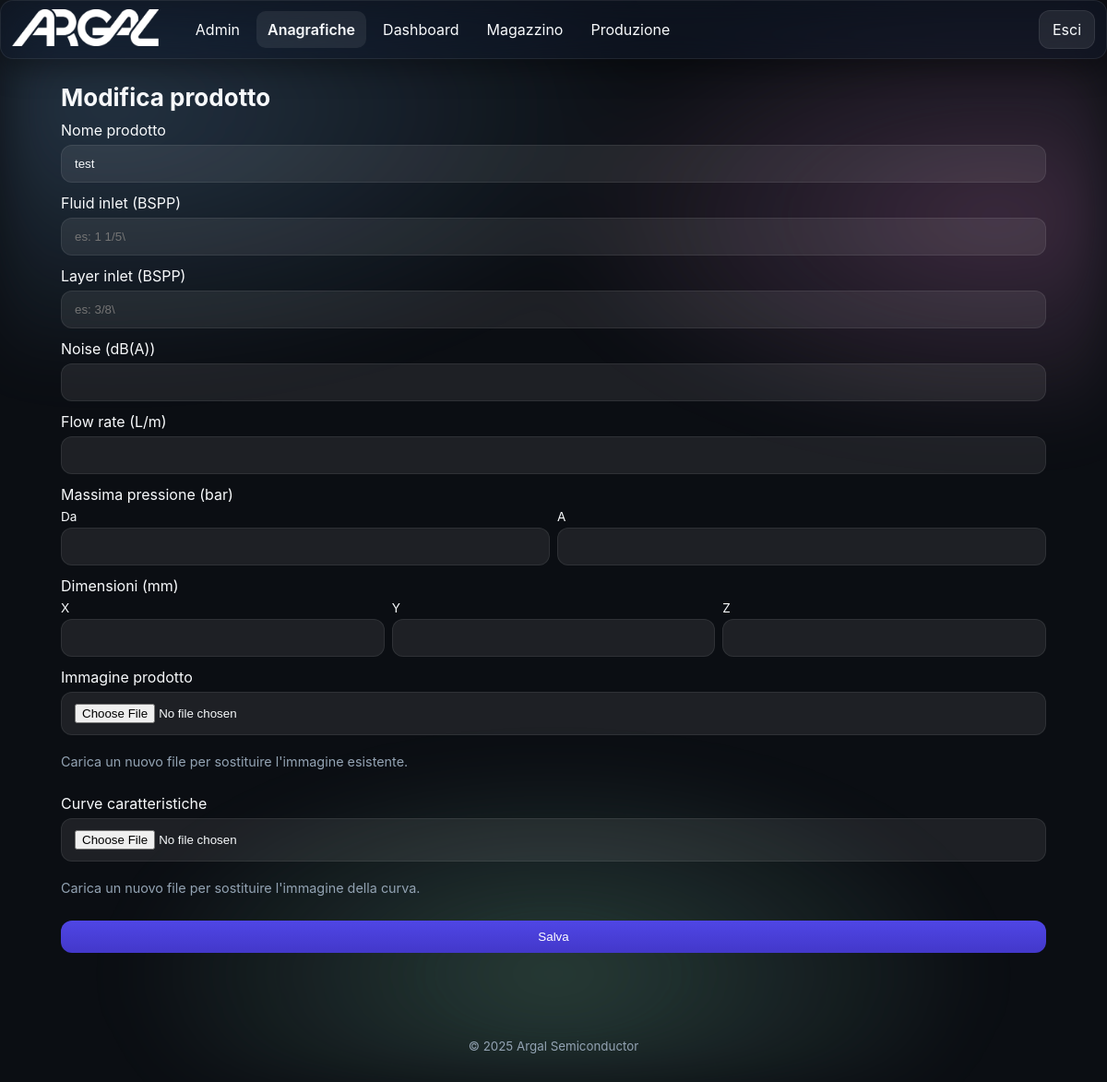
The app's page /products/1/edit (signed in) with its own data.
### app/models.py (models this page shows)
class TimestampMixin(db.Model):
    __abstract__ = True
    created_at = db.Column(db.DateTime, default=datetime.utcnow)
    updated_at = db.Column(db.DateTime, default=datetime.utcnow, onupdate=datetime.utcnow)

class Module(TimestampMixin):
    __tablename__ = 'modules'
    id = db.Column(db.Integer, primary_key=True)
    name = db.Column(db.String(100), unique=True, nullable=False)
    slug = db.Column(db.String(100), unique=True, nullable=False)
    endpoint = db.Column(db.String(120), unique=True, nullable=False)
    enabled = db.Column(db.Boolean, default=True)
    icon = db.Column(db.String(100), default='cube')

class Product(TimestampMixin):
    __tablename__ = 'products'
    id = db.Column(db.Integer, primary_key=True)
    name = db.Column(db.String(200), nullable=False)
    description = db.Column(db.Text)
    revision = db.Column(db.Integer, default=1)
    revisionabile = db.Column(db.Boolean, default=False)
    image_filename = db.Column(db.String(200))
    flow_rate = db.Column(db.Float)
    max_pressure = db.Column(db.Float)
    dimension_x = db.Column(db.Float)
    dimension_y = db.Column(db.Float)
    dimension_z = db.Column(db.Float)
    quantity_in_stock = db.Column(db.Float, default=0)
    curve_image_filename = db.Column(db.String(200))
    fluid_in_let = db.Column(db.String(50))
    layer_in_lett = db.Column(db.String(50))
    noise = db.Column(db.Float)
    max_pressure_from = db.Column(db.Float)
    max_pressure_to = db.Column(db.Float)
    components = db.relationship('ProductComponent', backref='product', cascade='all, delete-orphan')
    bom_children = db.relationship('BOMLine',
                                   foreign_keys='BOMLine.padre_id',
                                   backref='padre',
                                   cascade='all, delete-orphan')
    bom_parents = db.relationship('BOMLine',
                                  foreign_keys='BOMLine.figlio_id',
                                  backref='figlio',
                                  cascade='all, delete-orphan')
    custom_values = db.relationship('CustomValue',
                                    primaryjoin="Product.id==CustomValue.product_id",
                                    backref='product',
                                    cascade='all, delete-orphan')

### app/blueprints/products/routes.py (the view, shortened to what this page needs)
@products_bp.route('/<int:id>/edit', methods=['GET', 'POST'])
@login_required
def edit(id: int):
    product = Product.query.get_or_404(id)
    return render_template('products/edit.html', product=product)

### app/models.py (called while the page is built)
@login_manager.user_loader
def load_user(user_id):
    try:
        return User.query.get(int(user_id))
    except Exception:
        return None

### app/templates/products/edit.html (shortened to what this page needs)
{% extends 'base.html' %}
{% block content %}
<section class="section">
  <h2 class="section-title">Modifica prodotto</h2>
  <form method="post" class="form" enctype="multipart/form-data">
    <label class="field"><span>Nome prodotto</span><input name="name" required value="{{ product.name }}"></label>
    <label class="field"><span>Fluid inlet (BSPP)</span>
      <input type="text" name="fluid_in_let" value="{{ product.fluid_in_let or '' }}" placeholder="es: 1 1/5\" BSPP">
    </label>
    <label class="field"><span>Layer inlet (BSPP)</span>
      <input type="text" name="layer_in_lett" value="{{ product.layer_in_lett or '' }}" placeholder="es: 3/8\" BSPP">
    </label>
    <label class="field"><span>Noise (dB(A))</span>
      <input type="number" step="any" name="noise" value="{{ product.noise if product.noise is not none else '' }}">
    </label>
    <label class="field"><span>Flow rate (L/m)</span>
      <input type="number" step="any" name="flow_rate" value="{{ product.flow_rate if product.flow_rate is not none else '' }}">
    </label>
    <div class="field">
      <span>Massima pressione (bar)</span>
      <div style="display:flex; gap:8px;">
        <label style="flex:1; display:flex; flex-direction:column;">
          <span style="font-size:0.85em; margin-bottom:4px;">Da</span>
          <input type="number" step="any" name="max_pressure_from" value="{{ product.max_pressure_from if product.max_pressure_from is not none else '' }}">
        </label>
        <label style="flex:1; display:flex; flex-direction:column;">
          <span style="font-size:0.85em; margin-bottom:4px;">A</span>
          <input type="number" step="any" name="max_pressure_to" value="{{ product.max_pressure_to if product.max_pressure_to is not none else '' }}">
        </label>
      </div>
    </div>
    <div class="field">
      <span>Dimensioni (mm)</span>
      <div style="display:flex; gap:8px;">
        <label style="flex:1; display:flex; flex-direction:column;">
          <span style="font-size:0.85em; margin-bottom:4px;">X</span>
          <input type="number" step="any" name="dimension_x" value="{{ product.dimension_x if product.dimension_x is not none else '' }}">
        </label>
        <label style="flex:1; display:flex; flex-direction:column;">
          <span style="font-size:0.85em; margin-bottom:4px;">Y</span>
          <input type="number" step="any" name="dimension_y" value="{{ product.dimension_y if product.dimension_y is not none else '' }}">
        </label>
        <label style="flex:1; display:flex; flex-direction:column;">
          <span style="font-size:0.85em; margin-bottom:4px;">Z</span>
          <input type="number" step="any" name="dimension_z" value="{{ product.dimension_z if product.dimension_z is not none else '' }}">
        </label>
      </div>
    </div>
    <div class="field">
      <span>Immagine prodotto</span>
      <input type="file" name="image" accept="image/*">
      <p class="muted" style="font-size:0.9em;">Carica un nuovo file per sostituire l'immagine esistente.</p>
    </div>
    <div class="field">
      <span>Curve caratteristiche</span>
      <input type="file" name="curve_image" accept="image/*">
      <p class="muted" style="font-size:0.9em;">Carica un nuovo file per sostituire l'immagine della curva.</p>
    </div>
    <button class="btn primary" type="submit">Salva</button>
  </form>
</section>
{% endblock %}

### app/templates/base.html (shortened to what this page needs)
<!doctype html>
<html lang="it" data-theme="dark">
<head>
  <link rel="stylesheet" href="{{ url_for('static', filename='css/styles.css') }}">
</head>
<body>
  <div class="bg-aurora"></div>
  {% if current_user.is_authenticated and not embedded %}
  <header class="app-header glass">
    <div class="brand">
      <a href="{{ url_for('dashboard.index') }}" class="brand-link" style="display:inline-block;">
        <img src="{{ url_for('static', filename='img/logo.png') }}" alt="Logo" class="logo">
      </a>
    </div>
    <nav class="nav-desktop">
      {% set cur_ep = request.endpoint or '' %}
      {% set detected_bp = (cur_ep.split('.')|first) %}
      {% set forced_bp = None %}
      {% if active_module is defined and active_module %}
        {% set forced_bp = active_module %}
      {% elif g is defined and g.active_module is defined and g.active_module %}
        {% set forced_bp = g.active_module %}
      {% endif %}
      {% set cur_bp = forced_bp if forced_bp else detected_bp %}
      {% for m in enabled_modules %}
        {% set mod_bp = (m.endpoint.split('.')|first) %}
        {% set is_active = (mod_bp == cur_bp) %}
        {% set display_name = 'Anagrafiche' if (m.slug == 'products' or m.name == 'Prodotti') else m.name %}
        <a class="nav-link{{ ' active' if is_active else '' }}" href="{{ url_for(m.endpoint) }}">{{ display_name }}</a>
      {% endfor %}
    </nav>
    <div class="header-actions">
      <a class="btn btn-ghost" href="{{ url_for('auth.logout') }}">Esci</a>
    </div>
  </header>
    {% set cur_ep = request.endpoint or '' %}
    {% set detected_bp = (cur_ep.split('.')|first) %}
    {% set forced_bp = None %}
    {% if active_module is defined and active_module %}
      {% set forced_bp = active_module %}
    {% elif g is defined and g.active_module is defined and g.active_module %}
      {% set forced_bp = g.active_module %}
    {% endif %}
    {% set cur_bp = forced_bp if forced_bp else detected_bp %}
  {% endif %}
  <main class="container">
    {% block content %}{% endblock %}
  </main>
  {% if not embedded %}
  <footer class="app-footer">
    <small>© {{ 2025 }} Argal Semiconductor</small>
  </footer>
  {% endif %}
</body>
</html>

### app/static/css/styles.css (style rules this page uses)
:root { --radius: 14px; --gap: 16px; --glass-bg: rgba(255,255,255,.10); --glass-stroke: rgba(255,255,255,.25); --text: #0b0b0c; --muted: #6b7280; --bg: #f6f7fb; --card: rgba(255,255,255,.6); --shadow: 0 10px 30px rgba(2,6,23,.15); }
html[data-theme='dark'] { --glass-bg: rgba(17,25,40,.50); --glass-stroke: rgba(255,255,255,.08); --text: #f8fafc; --muted: #93a3b3; --bg: #0b0e13; --card: rgba(255,255,255,.08); --shadow: 0 10px 30px rgba(0,0,0,.35); color-scheme: dark light; }
* { box-sizing:border-box; }
html,body { height:100%; }
body { margin:0; font-family: -apple-system, BlinkMacSystemFont, "Segoe UI", Roboto, Inter, "Helvetica Neue", Arial, "Apple Color Emoji","Segoe UI Emoji", "Segoe UI Symbol"; color: var(--text); background: var(--bg); }
.container { max-width:1100px; margin: 90px auto 60px; padding: 0 16px; }
.bg-aurora { position: fixed; inset: 0; background: radial-gradient(1200px 600px at 10% 10%, #8ec5ff33 0%, transparent 50%), radial-gradient(1000px 500px at 90% 20%, #ffa3e533 0%, transparent 50%), radial-gradient(1200px 600px at 50% 90%, #a7f3d033 0%, transparent 40%); filter: blur(30px) saturate(120%); animation: float 16s linear infinite alternate; z-index: -1; }
.glass { background: var(--glass-bg); border: 1px solid var(--glass-stroke); backdrop-filter: blur(14px) saturate(140%); -webkit-backdrop-filter: blur(14px) saturate(140%); border-radius: var(--radius); box-shadow: var(--shadow); }
.app-header { position: fixed; top: 0; left: 0; right: 0; height: 64px; display:flex; align-items:center; gap:16px; padding: 0 12px; z-index: 1000; }
.brand { display:flex; align-items:center; gap:10px; }
.brand .logo { height: 40px; width: auto; }
.nav-desktop { margin-left: 12px; display:none; gap:6px; }
.nav-desktop .nav-link { display:inline-flex; align-items:center; gap:8px; padding:10px 12px; border-radius: 10px; text-decoration:none; color:inherit; transition: transform .2s ease, background .2s ease, font-weight .2s ease; }
.nav-desktop .nav-link.active, .nav-mobile .nav-link.active { font-weight:600; background: var(--card); }
.header-actions { margin-left:auto; display:flex; align-items:center; gap:10px; }
@media (min-width: 900px) { .nav-desktop { display:flex; } }
.btn { display:inline-flex; align-items:center; justify-content:center; gap:8px; padding:10px 14px; border-radius: 12px; border:1px solid var(--glass-stroke); background: var(--card); cursor:pointer; text-decoration:none; color:inherit; transition: transform .2s ease, filter .2s ease, background .2s ease; }
.btn.primary { background: linear-gradient(180deg, #4f46e5, #4338ca); color:white; border:0; }
.section { margin-top: 12px; }
.section-title { font-size: 26px; margin: 10px 0; }
.form { display:flex; flex-direction:column; gap: 12px; }
.field { display:flex; flex-direction:column; gap:6px; }
.field input:not([type="checkbox"]):not([type="radio"]), .field textarea, .field select { border-radius: 12px; padding:12px 14px; background: var(--card); border:1px solid var(--glass-stroke); color: inherit; outline: none; -webkit-appearance: none; appearance: none; }
.app-footer { text-align:center; padding: 30px 0; color: var(--muted); }
.muted { color: var(--muted); }

### records on screen
Module: name "Admin"
Module: name "Anagrafiche"
Module: name "Dashboard"
Module: name "Magazzino"
Module: name "Produzione"
Product: name "test"

### other values on screen
{{ 2025 }} "2025"
